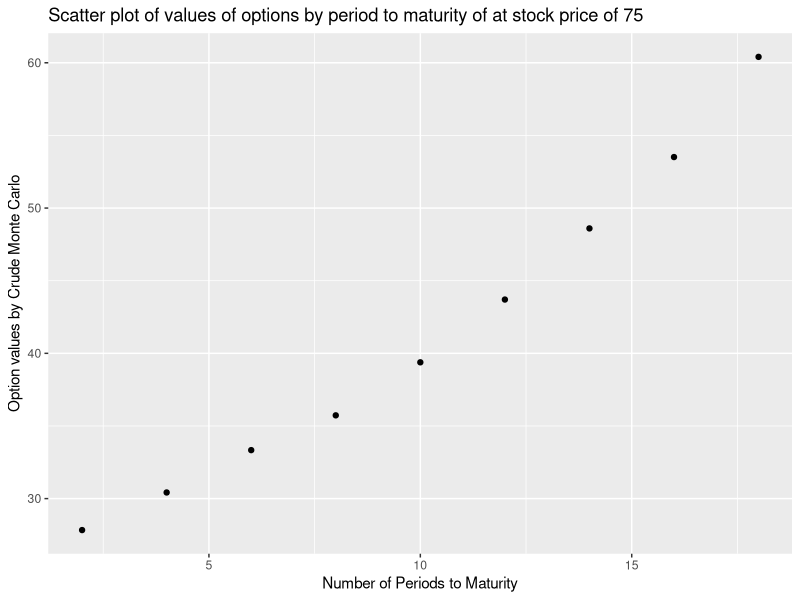
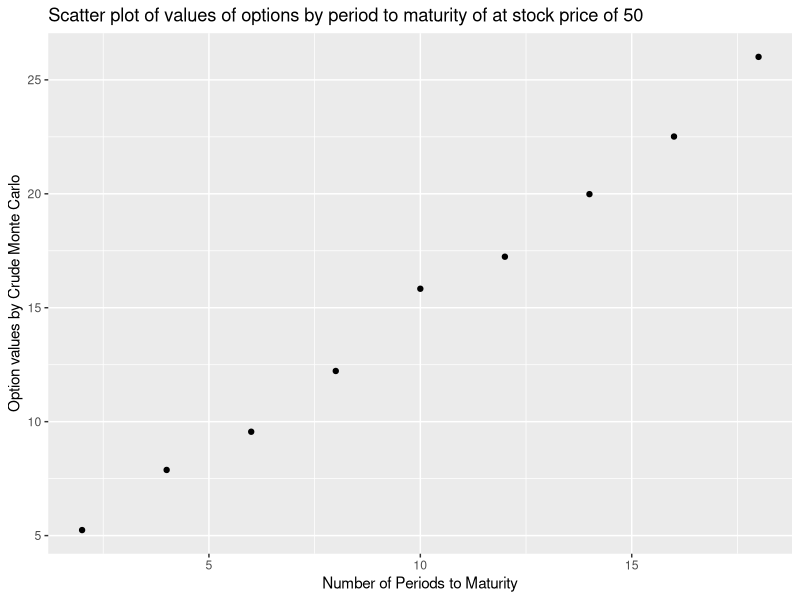
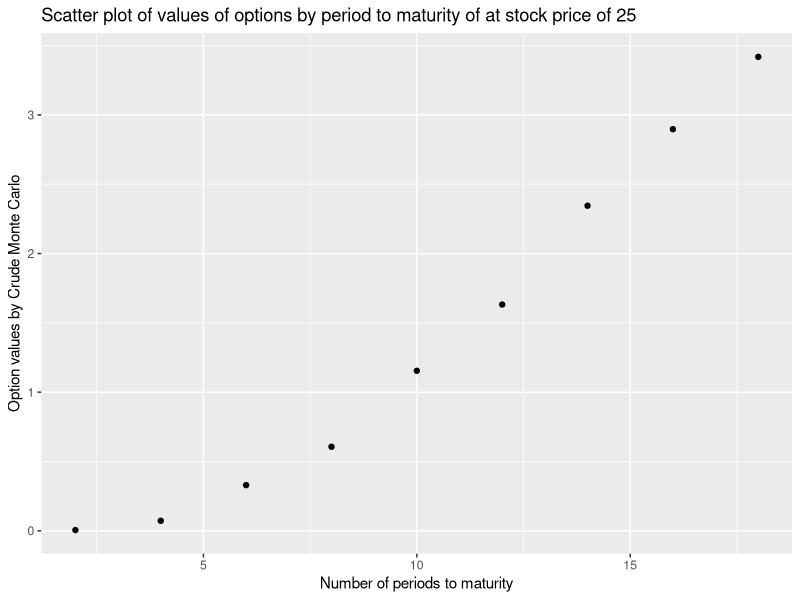
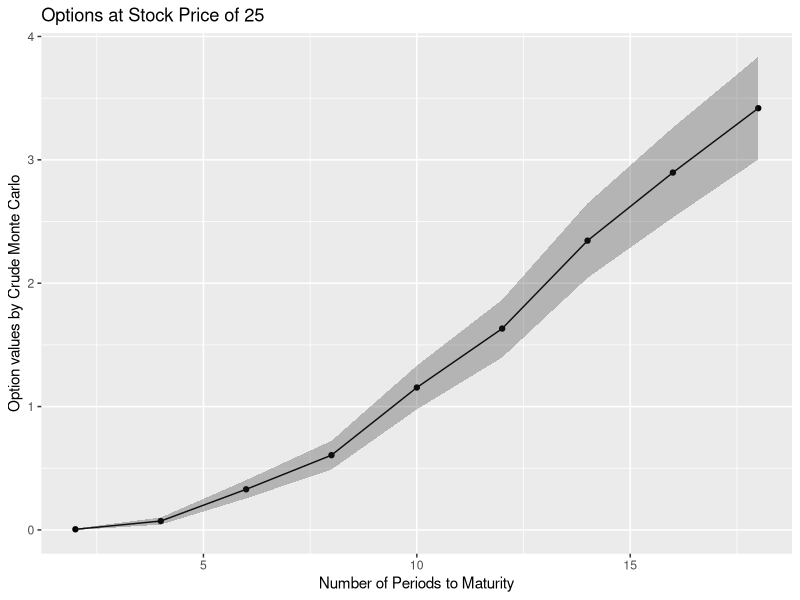
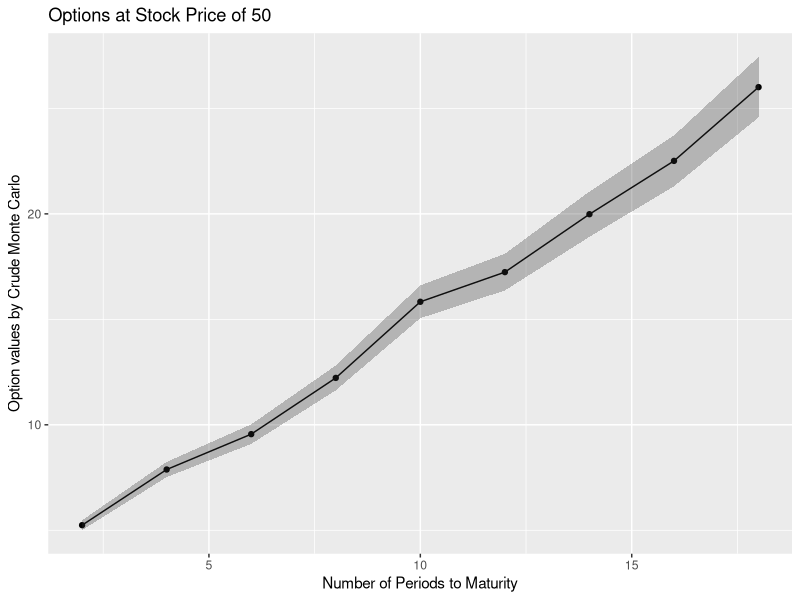
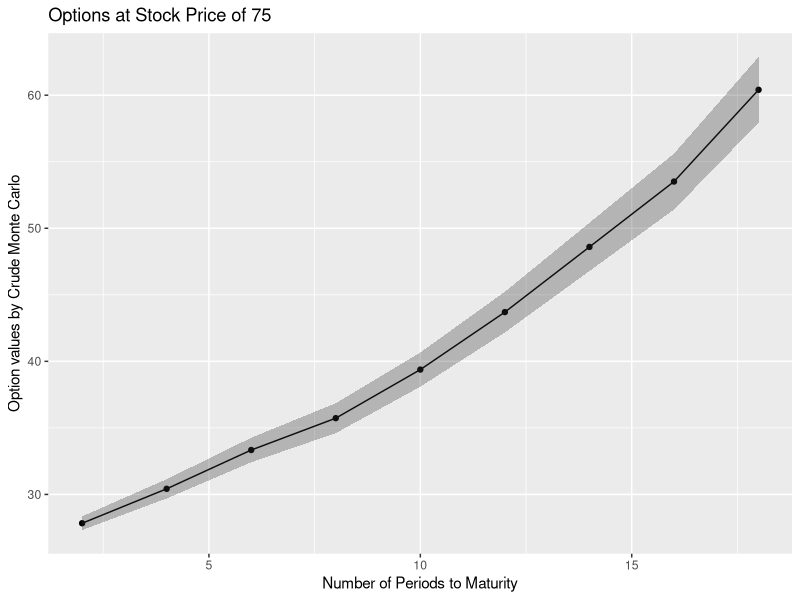

These figures' R source, in order: (Note: this script raises an error after producing the figures.)
## ---- chunk 1
set.seed(400)
library(tidyr)
library(tidyverse)
library(rmarkdown)
library(ggplot2)
library(dbplyr)
## ---- chunk 2

trials = 5000
periods_to_maturity = c(2,4,6,8,10,12,14,16,18,20)
stock_prices = c(25, 50, 75)
stockExerciseRatio = c(0.5, 1, 1.25)
E = 50
r = 0.015
sigma_squared = 0.025 
dividend = 0.25

#chosen from October 2021, but others can be chosen to try to match historical data
yield_points = c(.09,.1,.11,.16,.36)

inflation_rate = 0.062

#rate to be used to evaluate the present day value of an investment
risk_free_rate = function(inflation_rate, period_to_maturity){
  quarters = c(2,4,8,12,20)
  interpolate_yield_curve = approxfun(x = quarters, y = yield_points)
  return(inflation_rate - interpolate_yield_curve(period_to_maturity))
}


# an individual evaluation of a trial for a single option valuation problem
generate_option_val = function(stock_price, r, period_to_maturity, sigma){
  x_tilda = rnorm(periods_to_maturity, mean = 0, sd = 1)
  for (i in 1:period_to_maturity){
    new_q_price = stock_price * exp((r - (sigma^2)/2) + sigma * x_tilda[i])
    #case where trial needs to be restarted from price at quarter t rather than quarter 1(see p. 329 of Boyle(1977))
    if (new_q_price -  dividend <= 0){
      stock_price = generate_stock_price(stock_price, r, period_to_maturity - i + 1, sigma)
      break 
    }
    #case where we need to pay out dividends to evaluate new stock price
    else{
      stock_price = new_q_price - dividend
    }
  }
  future_option_value = max(c(stock_price - E, 0))
  return(future_option_value - risk_free_rate(inflation_rate,period_to_maturity)*future_option_value)
}

#simulation looking at the case of 2 quarters to maturity and a stock price of 25 matching
option_vals = rep(NA, trials)
for (i in 1:trials){
  option_vals[i] = generate_option_val(stock_prices[1], r, periods_to_maturity[1],sqrt(sigma_squared))
}
print(paste("option value: ",mean(option_vals)))
print(paste("se of estimate: ",sd(option_vals)/(sqrt(trials))))
## ---- chunk 3
set.seed(400)
trials = 5000
periods_to_maturity = c(2,4,6,8,10,12,14,16,18,20)
stock_prices = c(25, 50, 75)
stockExerciseRatio = c(0.5, 1, 1.5)
E = 50
r = 0.015
sigma = 0.025 
dividend = 0.25

#chosen from October 2021, but others can be chosen to try to match historical data
yield_points = c(.09,.1,.11,.16,.36)
#yield_points = c(.04,.06,.9,.10,.14)
#inflation_rate = .1585
inflation_rate = 0.062

#rate to be used to evaluate the present day value of an investment
risk_free_rate = function(inflation_rate, periods_to_maturity){
  quarters = c(2,4,8,12,20)
  interpolate_yield_curve = approxfun(x = quarters, y = yield_points)
  return(inflation_rate - interpolate_yield_curve(periods_to_maturity))
}


# an individual evaluation of a trial for a single option valuation problem
generate_option_val = function(stock_price, r, periods_to_maturity, sigma){
  x_tilda = rnorm(periods_to_maturity, mean = 0, sd = 1)
  for (i in 1:periods_to_maturity){
    new_q_price = stock_price * exp((r - (sigma^2)/2) + sigma * x_tilda[i])
    #case where trial needs to be restarted from price at quarter t rather than quarter 1(see p. 329 of Boyle(1977))
    if (new_q_price -  dividend <= 0){
      stock_price = generate_stock_price(stock_price, r, periods_to_maturity - i + 1, sigma)
      break 
    }
    #case where we need to pay out dividends to evaluate new stock price
    else{
      stock_price = new_q_price - dividend
    }
  }
  future_option_value = max(c(stock_price - E, 0))
  return(future_option_value - risk_free_rate(inflation_rate,periods_to_maturity)*future_option_value)
}

#simulation looking at the case of 2 quarters to maturity and a stock price of 25 matching
option_vals = rep(NA, trials)
newmean = c()
newsd = c()
option_mean_25 = c()
option_sd_25 = c()

## need this to make variable option_vals again but empty so numbers dont add to each other
option_vals = rep(NA, trials)

for (l in 1:9){
  for (i in 1:trials){
    option_vals[i] = generate_option_val(stock_prices[1], r, periods_to_maturity[l],sqrt(sigma))
  }
  option_mean_25 = append(option_mean_25,mean(option_vals))
  newsd = sd(option_vals)/(sqrt(trials))
  option_sd_25 = append(option_sd_25,newsd)
}

## now this is for stock prices at 50

option_vals = rep(NA, trials)
newmean = c()
newsd = c()
option_mean_50 = c()
option_sd_50 = c()
for (l in 1:9){
  for (i in 1:trials){
    option_vals[i] = generate_option_val(stock_prices[2], r, periods_to_maturity[l],sqrt(sigma))
  }
  option_mean_50 = append(option_mean_50,mean(option_vals))
  newsd = sd(option_vals)/(sqrt(trials))
  option_sd_50 = append(option_sd_50,newsd)
}


## now this is for stock prices at 75
option_vals = rep(NA, trials)
newmean = c()
newsd = c()
option_mean_75 = c()
option_sd_75 = c()
for (l in 1:9){
  for (i in 1:trials){
    option_vals[i] = generate_option_val(stock_prices[3], r, periods_to_maturity[l],sqrt(sigma))
  }
  option_mean_75 = append(option_mean_75,mean(option_vals))
  newsd = sd(option_vals)/(sqrt(trials))
  option_sd_75 = append(option_sd_75,newsd)
}




periods_to_maturity =c(2,4,6,8,10,12,14,16,18)

df_25 <- data.frame(Periods_til_maturity = periods_to_maturity, Option_values=option_mean_25, Standard_deviation=option_sd_25, lower_95_CI = option_mean_25 - 2*option_sd_25, upper_95_CI = option_mean_25 + 2*option_sd_25)
df_25 = round(df_25, 4)
df_25

df_50 <- data.frame(Periods_til_maturity = periods_to_maturity, Option_values=option_mean_50, Standard_deviation=option_sd_50, lower_95_CI = option_mean_50 - 2*option_sd_50, upper_95_CI = option_mean_50 + 2*option_sd_50)
df_50 = round(df_50, 4)
df_50

df_75 <- data.frame(Periods_til_maturity = periods_to_maturity, Option_values=option_mean_75,Standard_deviation=option_sd_75, lower_95_CI = option_mean_75 - 2*option_sd_75, upper_95_CI = option_mean_75 + 2*option_sd_75)
df_75 = round(df_75, 4)
df_75
## ---- chunk 4
ggplot(df_75, aes(x=Periods_til_maturity, y=Option_values)) + 
  geom_point()+
  xlab("Number of Periods to Maturity")+
  ylab("Option values by Crude Monte Carlo")+
  ggtitle("Scatter plot of values of options by period to maturity of at stock price of 75")


ggplot(df_50, aes(x=Periods_til_maturity, y=Option_values)) + 
  geom_point()+
  xlab("Number of Periods to Maturity")+
  ylab("Option values by Crude Monte Carlo")+
  ggtitle("Scatter plot of values of options by period to maturity of at stock price of 50")


ggplot(df_25, aes(x=Periods_til_maturity, y=Option_values)) + 
  geom_point()+
  xlab("Number of periods to maturity")+
  ylab("Option values by Crude Monte Carlo")+
  ggtitle("Scatter plot of values of options by period to maturity of at stock price of 25")

## ---- chunk 5
ggplot(df_25, aes(x=Periods_til_maturity, y=Option_values)) + 
  geom_point()+ geom_line()+
  geom_ribbon(aes(ymin = lower_95_CI, ymax = upper_95_CI), alpha = 0.3) + 
  xlab("Number of Periods to Maturity")+ ylab("Option values by Crude Monte Carlo")+
  ggtitle("Options at Stock Price of 25")

ggplot(df_50, aes(x=Periods_til_maturity, y=Option_values)) + 
  geom_point() + geom_line()+
  geom_ribbon(aes(ymin = lower_95_CI, ymax = upper_95_CI), alpha = 0.3) + 
  xlab("Number of Periods to Maturity")+
  ylab("Option values by Crude Monte Carlo")+
  ggtitle("Options at Stock Price of 50")

ggplot(df_75, aes(x=Periods_til_maturity, y=Option_values)) + 
  geom_point() + geom_line() +
  geom_ribbon(aes(ymin = lower_95_CI, ymax = upper_95_CI), alpha = 0.3) + 
  xlab("Number of Periods to Maturity")+ ylab("Option values by Crude Monte Carlo") +
  ggtitle("Options at Stock Price of 75")

## ---- chunk 6
## copied code from above chunk to add to before making commit. Didnt want to mess up original code with a comit

trials = 5000
periods_to_maturity = c(2,4,6,8,10,12,14,16,18,20)


stock_prices = c(25, 50, 75)
stockExerciseRatio = c(0.5, 1, 1.25)
E = 50
r = 0.015
sigma = 0.025 
dividend = 0.25

#chosen from October 2021, but others can be chosen to try to match historical data
yield_points = c(.09,.1,.11,.16,.36)
inflation_rate = 0.062

#rate to be used to evaluate the present day value of an investment
risk_free_rate = function(inflation_rate, period_to_maturity){
  quarters = c(2,4,8,12,20)
  interpolate_yield_curve = approxfun(x = quarters, y = yield_points)
  return(inflation_rate - interpolate_yield_curve(period_to_maturity))
}
risk_free_rate

# an individual evaluation of a trial for a single option valuation problem
generate_option_val = function(stock_price, r, periods_to_maturity, sigma){
  x_tilda = rnorm(periods_to_maturity, mean = 0, sd = 1)
  for (i in 1:periods_to_maturity){
    new_q_price = stock_price * exp((r - (sigma^2)/2) + sigma * x_tilda[i])
    #case where trial needs to be restarted from price at quarter t rather than quarter 1(see p. 329 of Boyle(1977))
    if (new_q_price -  dividend <= 0){
      stock_price = generate_stock_price(stock_price, r, periods_to_maturity - i + 1, sigma)
      break 
    }
    #case where we need to pay out dividends to evaluate new stock price
    else{
      stock_price = new_q_price - dividend
    }
  }
  future_option_value = max(c(stock_price - E, 0))
  return(future_option_value - risk_free_rate(inflation_rate,periods_to_maturity)*future_option_value)
}

#simulation looking at the case of 2 quarters to maturity and a stock price of 25 matching
option_vals = rep(NA, trials)


## This is where code gets repetitive couldn't figure out a way to do a nested loop to efficiently make a table for evaluation of options

##Make empty variables to append values into a table then later clean up
newmean = c()
newsd = c()
option_mean_25 = c()
option_sd_25 = c()

## need this to make variable option_vals again but empty so numbers dont add to each other
option_vals = rep(NA, trials)
## cope for time period 2



for (l in 1:length(periods_to_maturity)){
  for (i in 1:trials){
  option_vals[i] = generate_option_val(stock_prices[1], r, periods_to_maturity[l],sqrt(sigma))


}
  option_mean = append(option_mean_25,mean(option_vals))
  newsd = sd(option_vals)/(sqrt(trials))
}

option_mean



for (i in 1:trials){
  option_vals[i] = generate_option_val(stock_prices[1], r, periods_to_maturity[1],sqrt(sigma_squared))

  newmean = mean(option_vals)
  newsd = sd(option_vals)/(sqrt(trials))
}

option_mean_25 = append(option_mean_25,newmean)
option_sd_25 = append(option_sd_25,newsd)

## copy of code this time for periods 4
option_vals = rep(NA, trials)
for (i in 1:trials){
  option_vals[i] = generate_option_val(stock_prices[1], r, periods_to_maturity[2],sqrt(sigma_squared))

  newmean = mean(option_vals)
  newsd = sd(option_vals)/(sqrt(trials))
}

option_mean_25 = append(option_mean_25,newmean)
option_sd_25 = append(option_sd_25,newsd)


## copy of code this time for periods 6
option_vals = rep(NA, trials)
for (i in 1:trials){
  option_vals[i] = generate_option_val(stock_prices[1], r, periods_to_maturity[3],sqrt(sigma_squared))

  newmean = mean(option_vals)
  newsd = sd(option_vals)/(sqrt(trials))
}

option_mean_25 = append(option_mean_25,newmean)
option_sd_25 = append(option_sd_25,newsd)


## copy of code this time for periods 8
option_vals = rep(NA, trials)
for (i in 1:trials){
  option_vals[i] = generate_option_val(stock_prices[1], r, periods_to_maturity[4],sqrt(sigma_squared))

  newmean = mean(option_vals)
  newsd = sd(option_vals)/(sqrt(trials))
}

option_mean_25 = append(option_mean_25,newmean)
option_sd_25 = append(option_sd_25,newsd)


## copy of code this time for periods 10
option_vals = rep(NA, trials)
for (i in 1:trials){
  option_vals[i] = generate_option_val(stock_prices[1], r, periods_to_maturity[5],sqrt(sigma_squared))

  newmean = mean(option_vals)
  newsd = sd(option_vals)/(sqrt(trials))
}

option_mean_25 = append(option_mean_25,newmean)
option_sd_25 = append(option_sd_25,newsd)


## copy of code this time for periods 12
option_vals = rep(NA, trials)
for (i in 1:trials){
  option_vals[i] = generate_option_val(stock_prices[1], r, periods_to_maturity[9],sqrt(sigma_squared))

  newmean = mean(option_vals)
  newsd = sd(option_vals)/(sqrt(trials))
}

option_mean_25 = append(option_mean_25,newmean)
option_sd_25 = append(option_sd_25,newsd)
